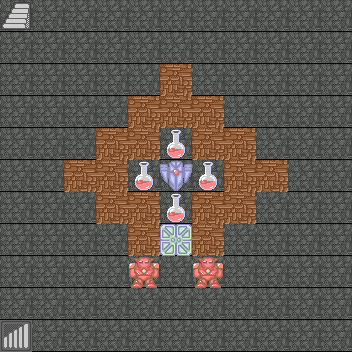

This is a level from a 2D game, rendered from its Tiled map with the project's own tilesets. A one-line summary and the complete map file follow:
An orthogonal 11x11 tile map with 32x32 px tiles, 6 tile layers (floor, wall, door, stair, ...).

<map version="1.2" tiledversion="1.2.5" orientation="orthogonal" renderorder="right-down" width="11" height="11" tilewidth="32" tileheight="32" infinite="0" nextlayerid="19" nextobjectid="1">
 <tileset firstgid="1" name="element" tilewidth="32" tileheight="32" tilecount="96" columns="32">
  <image source="element.png" width="1024" height="96" />
 </tileset>
 <layer id="8" name="floor" width="11" height="11">
  <data encoding="csv">
96,96,96,96,96,96,96,96,96,96,96,
96,96,96,96,96,96,96,96,96,96,96,
96,96,96,96,96,96,96,96,96,96,96,
96,96,96,96,96,96,96,96,96,96,96,
96,96,96,96,96,96,96,96,96,96,96,
96,96,96,96,96,96,96,96,96,96,96,
96,96,96,96,96,96,96,96,96,96,96,
96,96,96,96,96,96,96,96,96,96,96,
96,96,96,96,96,96,96,96,96,96,96,
96,96,96,96,96,96,96,96,96,96,96,
96,96,96,96,96,96,96,96,96,96,96
</data>
 </layer>
 <layer id="1" name="wall" width="11" height="11">
  <data encoding="csv">
0,0,0,0,0,0,0,0,0,0,0,
0,0,0,0,0,0,0,0,0,0,0,
0,0,0,0,0,52,0,0,0,0,0,
0,0,0,0,52,52,52,0,0,0,0,
0,0,0,52,52,0,52,52,0,0,0,
0,0,52,52,0,0,0,52,52,0,0,
0,0,0,52,52,0,52,52,0,0,0,
0,0,0,0,52,0,52,0,0,0,0,
0,0,0,0,0,0,0,0,0,0,0,
0,0,0,0,0,0,0,0,0,0,0,
0,0,0,0,0,0,0,0,0,0,0
</data>
 </layer>
 <layer id="3" name="door" width="11" height="11">
  <properties>
   <property name="82" value="92,94" />
  </properties>
  <data encoding="csv">
0,0,0,0,0,0,0,0,0,0,0,
0,0,0,0,0,0,0,0,0,0,0,
0,0,0,0,0,0,0,0,0,0,0,
0,0,0,0,0,0,0,0,0,0,0,
0,0,0,0,0,0,0,0,0,0,0,
0,0,0,0,0,0,0,0,0,0,0,
0,0,0,0,0,0,0,0,0,0,0,
0,0,0,0,0,21,0,0,0,0,0,
0,0,0,0,0,0,0,0,0,0,0,
0,0,0,0,0,0,0,0,0,0,0,
0,0,0,0,0,0,0,0,0,0,0
</data>
 </layer>
 <layer id="9" name="stair" width="11" height="11">
  <properties>
   <property name="hide" value="110" />
   <property name="location" value="11,99" />
  </properties>
  <data encoding="csv">
39,0,0,0,0,0,0,0,0,0,0,
0,0,0,0,0,0,0,0,0,0,0,
0,0,0,0,0,0,0,0,0,0,0,
0,0,0,0,0,0,0,0,0,0,0,
0,0,0,0,0,0,0,0,0,0,0,
0,0,0,0,0,0,0,0,0,0,0,
0,0,0,0,0,0,0,0,0,0,0,
0,0,0,0,0,0,0,0,0,0,0,
0,0,0,0,0,0,0,0,0,0,0,
0,0,0,0,0,0,0,0,0,0,0,
71,0,0,0,0,0,0,0,0,0,0
</data>
 </layer>
 <layer id="4" name="prop" width="11" height="11">
  <data encoding="csv">
0,0,0,0,0,0,0,0,0,0,0,
0,0,0,0,0,0,0,0,0,0,0,
0,0,0,0,0,0,0,0,0,0,0,
0,0,0,0,0,0,0,0,0,0,0,
0,0,0,0,0,73,0,0,0,0,0,
0,0,0,0,73,46,73,0,0,0,0,
0,0,0,0,0,73,0,0,0,0,0,
0,0,0,0,0,0,0,0,0,0,0,
0,0,0,0,0,0,0,0,0,0,0,
0,0,0,0,0,0,0,0,0,0,0,
0,0,0,0,0,0,0,0,0,0,0
</data>
 </layer>
 <layer id="5" name="monster" width="11" height="11">
  <data encoding="csv">
0,0,0,0,0,0,0,0,0,0,0,
0,0,0,0,0,0,0,0,0,0,0,
0,0,0,0,0,0,0,0,0,0,0,
0,0,0,0,0,0,0,0,0,0,0,
0,0,0,0,0,0,0,0,0,0,0,
0,0,0,0,0,0,0,0,0,0,0,
0,0,0,0,0,0,0,0,0,0,0,
0,0,0,0,0,0,0,0,0,0,0,
0,0,0,0,86,0,86,0,0,0,0,
0,0,0,0,0,0,0,0,0,0,0,
0,0,0,0,0,0,0,0,0,0,0
</data>
 </layer>
</map>
